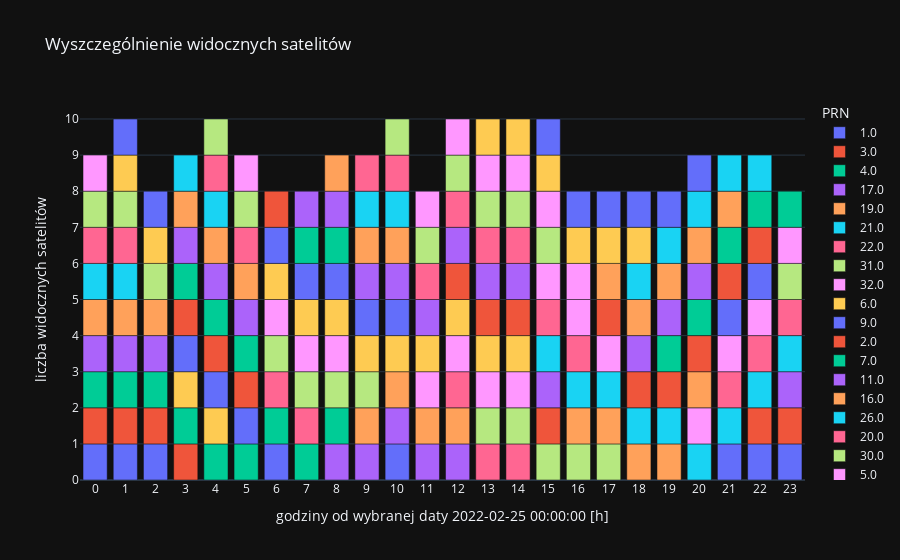

Source (notebook cell):
### Code cell
jakiedf["PRN"] = jakiedf["PRN"].astype(str)
fig = px.bar(jakiedf, x="h", y="widoczne", color="PRN", title="Wyszczególnienie widocznych satelitów", labels={'widoczne':'liczba widocznych satelitów','h':'godziny od wybranej daty ' + str(date(*DATA[0:3])) + ' ' + str(time(*DATA[3:])) + ' [h]'}, template='plotly_dark')
fig.update_layout(hovermode="closest", xaxis = dict(tickmode = 'linear', tick0=0, dtick=1), 
                  yaxis = dict(tickmode = 'linear', tick0=0, dtick=1))
fig.show()

### Figure 1 — Plotly figure (JSON) as saved in the notebook; plotly's stock layout.template omitted (floating-point values rounded to 4 significant figures)
{"data": [{"alignmentgroup": "True", "hovertemplate": "PRN=1.0<br>godziny od wybranej daty 2022-02-25 00:00:00 [h]=%{x}<br>liczba widocznych satelitów=%{y}<extra></extra>", "legendgroup": "1.0", "marker": {"color": "#636efa", "pattern": {"shape": ""}}, "name": "1.0", "offsetgroup": "1.0", "orientation": "v", "showlegend": true, "textposition": "auto", "type": "bar", "x": [0, 1, 2, 10, 21, 22, 23], "xaxis": "x", "y": [1, 1, 1, 1, 1, 1, 1], "yaxis": "y"}, {"alignmentgroup": "True", "hovertemplate": "PRN=3.0<br>godziny od wybranej daty 2022-02-25 00:00:00 [h]=%{x}<br>liczba widocznych satelitów=%{y}<extra></extra>", "legendgroup": "3.0", "marker": {"color": "#EF553B", "pattern": {"shape": ""}}, "name": "3.0", "offsetgroup": "3.0", "orientation": "v", "showlegend": true, "textposition": "auto", "type": "bar", "x": [0, 1, 2, 3, 22, 23], "xaxis": "x", "y": [1, 1, 1, 1, 1, 1], "yaxis": "y"}, {"alignmentgroup": "True", "hovertemplate": "PRN=4.0<br>godziny od wybranej daty 2022-02-25 00:00:00 [h]=%{x}<br>liczba widocznych satelitów=%{y}<extra></extra>", "legendgroup": "4.0", "marker": {"color": "#00cc96", "pattern": {"shape": ""}}, "name": "4.0", "offsetgroup": "4.0", "orientation": "v", "showlegend": true, "textposition": "auto", "type": "bar", "x": [0, 1, 2, 3, 4, 5], "xaxis": "x", "y": [1, 1, 1, 1, 1, 1], "yaxis": "y"}, {"alignmentgroup": "True", "hovertemplate": "PRN=17.0<br>godziny od wybranej daty 2022-02-25 00:00:00 [h]=%{x}<br>liczba widocznych satelitów=%{y}<extra></extra>", "legendgroup": "17.0", "marker": {"color": "#ab63fa", "pattern": {"shape": ""}}, "name": "17.0", "offsetgroup": "17.0", "orientation": "v", "showlegend": true, "textposition": "auto", "type": "bar", "x": [0, 1, 2, 8, 9, 10, 11, 12, 23], "xaxis": "x", "y": [1, 1, 1, 1, 1, 1, 1, 1, 1], "yaxis": "y"}, {"alignmentgroup": "True", "hovertemplate": "PRN=19.0<br>godziny od wybranej daty 2022-02-25 00:00:00 [h]=%{x}<br>liczba widocznych satelitów=%{y}<extra></extra>", "legendgroup": "19.0", "marker": {"color": "#FFA15A", "pattern": {"shape": ""}}, "name": "19.0", "offsetgroup": "19.0", "orientation": "v", "showlegend": true, "textposition": "auto", "type": "bar", "x": [0, 1, 2, 9, 10, 11, 12], "xaxis": "x", "y": [1, 1, 1, 1, 1, 1, 1], "yaxis": "y"}, {"alignmentgroup": "True", "hovertemplate": "PRN=21.0<br>godziny od wybranej daty 2022-02-25 00:00:00 [h]=%{x}<br>liczba widocznych satelitów=%{y}<extra></extra>", "legendgroup": "21.0", "marker": {"color": "#19d3f3", "pattern": {"shape": ""}}, "name": "21.0", "offsetgroup": "21.0", "orientation": "v", "showlegend": true, "textposition": "auto", "type": "bar", "x": [0, 1, 20, 21, 22, 23], "xaxis": "x", "y": [1, 1, 1, 1, 1, 1], "yaxis": "y"}, {"alignmentgroup": "True", "hovertemplate": "PRN=22.0<br>godziny od wybranej daty 2022-02-25 00:00:00 [h]=%{x}<br>liczba widocznych satelitów=%{y}<extra></extra>", "legendgroup": "22.0", "marker": {"color": "#FF6692", "pattern": {"shape": ""}}, "name": "22.0", "offsetgroup": "22.0", "orientation": "v", "showlegend": true, "textposition": "auto", "type": "bar", "x": [0, 1, 12, 13, 14, 21, 22, 23], "xaxis": "x", "y": [1, 1, 1, 1, 1, 1, 1, 1], "yaxis": "y"}, {"alignmentgroup": "True", "hovertemplate": "PRN=31.0<br>godziny od wybranej daty 2022-02-25 00:00:00 [h]=%{x}<br>liczba widocznych satelitów=%{y}<extra></extra>", "legendgroup": "31.0", "marker": {"color": "#B6E880", "pattern": {"shape": ""}}, "name": "31.0", "offsetgroup": "31.0", "orientation": "v", "showlegend": true, "textposition": "auto", "type": "bar", "x": [0, 1, 2, 13, 14, 15, 16, 17, 23], "xaxis": "x", "y": [1, 1, 1, 1, 1, 1, 1, 1, 1], "yaxis": "y"}, {"alignmentgroup": "True", "hovertemplate": "PRN=32.0<br>godziny od wybranej daty 2022-02-25 00:00:00 [h]=%{x}<br>liczba widocznych satelitów=%{y}<extra></extra>", "legendgroup": "32.0", "marker": {"color": "#FF97FF", "pattern": {"shape": ""}}, "name": "32.0", "offsetgroup": "32.0", "orientation": "v", "showlegend": true, "textposition": "auto", "type": "bar", "x": [0, 11, 12, 13, 14, 20, 21, 22, 23], "xaxis": "x", "y": [1, 1, 1, 1, 1, 1, 1, 1, 1], "yaxis": "y"}, {"alignmentgroup": "True", "hovertemplate": "PRN=6.0<br>godziny od wybranej daty 2022-02-25 00:00:00 [h]=%{x}<br>liczba widocznych satelitów=%{y}<extra></extra>", "legendgroup": "6.0", "marker": {"color": "#FECB52", "pattern": {"shape": ""}}, "name": "6.0", "offsetgroup": "6.0", "orientation": "v", "showlegend": true, "textposition": "auto", "type": "bar", "x": [1, 2, 3, 4, 11, 12, 13, 14], "xaxis": "x", "y": [1, 1, 1, 1, 1, 1, 1, 1], "yaxis": "y"}, {"alignmentgroup": "True", "hovertemplate": "PRN=9.0<br>godziny od wybranej daty 2022-02-25 00:00:00 [h]=%{x}<br>liczba widocznych satelitów=%{y}<extra></extra>", "legendgroup": "9.0", "marker": {"color": "#636efa", "pattern": {"shape": ""}}, "name": "9.0", "offsetgroup": "9.0", "orientation": "v", "showlegend": true, "textposition": "auto", "type": "bar", "x": [1, 2, 3, 4, 5, 6], "xaxis": "x", "y": [1, 1, 1, 1, 1, 1], "yaxis": "y"}, {"alignmentgroup": "True", "hovertemplate": "PRN=2.0<br>godziny od wybranej daty 2022-02-25 00:00:00 [h]=%{x}<br>liczba widocznych satelitów=%{y}<extra></extra>", "legendgroup": "2.0", "marker": {"color": "#EF553B", "pattern": {"shape": ""}}, "name": "2.0", "offsetgroup": "2.0", "orientation": "v", "showlegend": true, "textposition": "auto", "type": "bar", "x": [3, 4, 5, 12, 13, 14, 15], "xaxis": "x", "y": [1, 1, 1, 1, 1, 1, 1], "yaxis": "y"}, {"alignmentgroup": "True", "hovertemplate": "PRN=7.0<br>godziny od wybranej daty 2022-02-25 00:00:00 [h]=%{x}<br>liczba widocznych satelitów=%{y}<extra></extra>", "legendgroup": "7.0", "marker": {"color": "#00cc96", "pattern": {"shape": ""}}, "name": "7.0", "offsetgroup": "7.0", "orientation": "v", "showlegend": true, "textposition": "auto", "type": "bar", "x": [3, 4, 5, 6, 7, 8], "xaxis": "x", "y": [1, 1, 1, 1, 1, 1], "yaxis": "y"}, {"alignmentgroup": "True", "hovertemplate": "PRN=11.0<br>godziny od wybranej daty 2022-02-25 00:00:00 [h]=%{x}<br>liczba widocznych satelitów=%{y}<extra></extra>", "legendgroup": "11.0", "marker": {"color": "#ab63fa", "pattern": {"shape": ""}}, "name": "11.0", "offsetgroup": "11.0", "orientation": "v", "showlegend": true, "textposition": "auto", "type": "bar", "x": [3, 4, 5, 12, 13, 14, 15], "xaxis": "x", "y": [1, 1, 1, 1, 1, 1, 1], "yaxis": "y"}, {"alignmentgroup": "True", "hovertemplate": "PRN=16.0<br>godziny od wybranej daty 2022-02-25 00:00:00 [h]=%{x}<br>liczba widocznych satelitów=%{y}<extra></extra>", "legendgroup": "16.0", "marker": {"color": "#FFA15A", "pattern": {"shape": ""}}, "name": "16.0", "offsetgroup": "16.0", "orientation": "v", "showlegend": true, "textposition": "auto", "type": "bar", "x": [3, 4, 5, 16, 17, 18, 19, 20], "xaxis": "x", "y": [1, 1, 1, 1, 1, 1, 1, 1], "yaxis": "y"}, {"alignmentgroup": "True", "hovertemplate": "PRN=26.0<br>godziny od wybranej daty 2022-02-25 00:00:00 [h]=%{x}<br>liczba widocznych satelitów=%{y}<extra></extra>", "legendgroup": "26.0", "marker": {"color": "#19d3f3", "pattern": {"shape": ""}}, "name": "26.0", "offsetgroup": "26.0", "orientation": "v", "showlegend": true, "textposition": "auto", "type": "bar", "x": [3, 4, 15, 16, 17, 18, 19], "xaxis": "x", "y": [1, 1, 1, 1, 1, 1, 1], "yaxis": "y"}, {"alignmentgroup": "True", "hovertemplate": "PRN=20.0<br>godziny od wybranej daty 2022-02-25 00:00:00 [h]=%{x}<br>liczba widocznych satelitów=%{y}<extra></extra>", "legendgroup": "20.0", "marker": {"color": "#FF6692", "pattern": {"shape": ""}}, "name": "20.0", "offsetgroup": "20.0", "orientation": "v", "showlegend": true, "textposition": "auto", "type": "bar", "x": [4, 5, 6, 7, 14, 15, 16], "xaxis": "x", "y": [1, 1, 1, 1, 1, 1, 1], "yaxis": "y"}, {"alignmentgroup": "True", "hovertemplate": "PRN=30.0<br>godziny od wybranej daty 2022-02-25 00:00:00 [h]=%{x}<br>liczba widocznych satelitów=%{y}<extra></extra>", "legendgroup": "30.0", "marker": {"color": "#B6E880", "pattern": {"shape": ""}}, "name": "30.0", "offsetgroup": "30.0", "orientation": "v", "showlegend": true, "textposition": "auto", "type": "bar", "x": [4, 5, 6, 7, 8, 9], "xaxis": "x", "y": [1, 1, 1, 1, 1, 1], "yaxis": "y"}, {"alignmentgroup": "True", "hovertemplate": "PRN=5.0<br>godziny od wybranej daty 2022-02-25 00:00:00 [h]=%{x}<br>liczba widocznych satelitów=%{y}<extra></extra>", "legendgroup": "5.0", "marker": {"color": "#FF97FF", "pattern": {"shape": ""}}, "name": "5.0", "offsetgroup": "5.0", "orientation": "v", "showlegend": true, "textposition": "auto", "type": "bar", "x": [5, 6, 7, 8, 15, 16, 17], "xaxis": "x", "y": [1, 1, 1, 1, 1, 1, 1], "yaxis": "y"}, {"alignmentgroup": "True", "hovertemplate": "PRN=13.0<br>godziny od wybranej daty 2022-02-25 00:00:00 [h]=%{x}<br>liczba widocznych satelitów=%{y}<extra></extra>", "legendgroup": "13.0", "marker": {"color": "#FECB52", "pattern": {"shape": ""}}, "name": "13.0", "offsetgroup": "13.0", "orientation": "v", "showlegend": true, "textposition": "auto", "type": "bar", "x": [6, 7, 8, 9, 10], "xaxis": "x", "y": [1, 1, 1, 1, 1], "yaxis": "y"}, {"alignmentgroup": "True", "hovertemplate": "PRN=14.0<br>godziny od wybranej daty 2022-02-25 00:00:00 [h]=%{x}<br>liczba widocznych satelitów=%{y}<extra></extra>", "legendgroup": "14.0", "marker": {"color": "#636efa", "pattern": {"shape": ""}}, "name": "14.0", "offsetgroup": "14.0", "orientation": "v", "showlegend": true, "textposition": "auto", "type": "bar", "x": [6, 7, 8, 9, 10, 21, 22], "xaxis": "x", "y": [1, 1, 1, 1, 1, 1, 1], "yaxis": "y"}, {"alignmentgroup": "True", "hovertemplate": "PRN=27.0<br>godziny od wybranej daty 2022-02-25 00:00:00 [h]=%{x}<br>liczba widocznych satelitów=%{y}<extra></extra>", "legendgroup": "27.0", "marker": {"color": "#EF553B", "pattern": {"shape": ""}}, "name": "27.0", "offsetgroup": "27.0", "orientation": "v", "showlegend": true, "textposition": "auto", "type": "bar", "x": [6, 17, 18, 19, 20, 21, 22], "xaxis": "x", "y": [1, 1, 1, 1, 1, 1, 1], "yaxis": "y"}, {"alignmentgroup": "True", "hovertemplate": "PRN=8.0<br>godziny od wybranej daty 2022-02-25 00:00:00 [h]=%{x}<br>liczba widocznych satelitów=%{y}<extra></extra>", "legendgroup": "8.0", "marker": {"color": "#00cc96", "pattern": {"shape": ""}}, "name": "8.0", "offsetgroup": "8.0", "orientation": "v", "showlegend": true, "textposition": "auto", "type": "bar", "x": [7, 8, 19, 20, 21, 22, 23], "xaxis": "x", "y": [1, 1, 1, 1, 1, 1, 1], "yaxis": "y"}, {"alignmentgroup": "True", "hovertemplate": "PRN=15.0<br>godziny od wybranej daty 2022-02-25 00:00:00 [h]=%{x}<br>liczba widocznych satelitów=%{y}<extra></extra>", "legendgroup": "15.0", "marker": {"color": "#ab63fa", "pattern": {"shape": ""}}, "name": "15.0", "offsetgroup": "15.0", "orientation": "v", "showlegend": true, "textposition": "auto", "type": "bar", "x": [7, 8, 9, 10, 11, 18, 19, 20], "xaxis": "x", "y": [1, 1, 1, 1, 1, 1, 1, 1], "yaxis": "y"}, {"alignmentgroup": "True", "hovertemplate": "PRN=23.0<br>godziny od wybranej daty 2022-02-25 00:00:00 [h]=%{x}<br>liczba widocznych satelitów=%{y}<extra></extra>", "legendgroup": "23.0", "marker": {"color": "#FFA15A", "pattern": {"shape": ""}}, "name": "23.0", "offsetgroup": "23.0", "orientation": "v", "showlegend": true, "textposition": "auto", "type": "bar", "x": [8, 9, 10, 17, 18, 19, 20, 21], "xaxis": "x", "y": [1, 1, 1, 1, 1, 1, 1, 1], "yaxis": "y"}, {"alignmentgroup": "True", "hovertemplate": "PRN=10.0<br>godziny od wybranej daty 2022-02-25 00:00:00 [h]=%{x}<br>liczba widocznych satelitów=%{y}<extra></extra>", "legendgroup": "10.0", "marker": {"color": "#19d3f3", "pattern": {"shape": ""}}, "name": "10.0", "offsetgroup": "10.0", "orientation": "v", "showlegend": true, "textposition": "auto", "type": "bar", "x": [9, 10, 18, 19, 20, 21, 22], "xaxis": "x", "y": [1, 1, 1, 1, 1, 1, 1], "yaxis": "y"}, {"alignmentgroup": "True", "hovertemplate": "PRN=24.0<br>godziny od wybranej daty 2022-02-25 00:00:00 [h]=%{x}<br>liczba widocznych satelitów=%{y}<extra></extra>", "legendgroup": "24.0", "marker": {"color": "#FF6692", "pattern": {"shape": ""}}, "name": "24.0", "offsetgroup": "24.0", "orientation": "v", "showlegend": true, "textposition": "auto", "type": "bar", "x": [9, 10, 11, 12, 13], "xaxis": "x", "y": [1, 1, 1, 1, 1], "yaxis": "y"}, {"alignmentgroup": "True", "hovertemplate": "PRN=12.0<br>godziny od wybranej daty 2022-02-25 00:00:00 [h]=%{x}<br>liczba widocznych satelitów=%{y}<extra></extra>", "legendgroup": "12.0", "marker": {"color": "#B6E880", "pattern": {"shape": ""}}, "name": "12.0", "offsetgroup": "12.0", "orientation": "v", "showlegend": true, "textposition": "auto", "type": "bar", "x": [10, 11, 12, 13, 14, 15], "xaxis": "x", "y": [1, 1, 1, 1, 1, 1], "yaxis": "y"}, {"alignmentgroup": "True", "hovertemplate": "PRN=25.0<br>godziny od wybranej daty 2022-02-25 00:00:00 [h]=%{x}<br>liczba widocznych satelitów=%{y}<extra></extra>", "legendgroup": "25.0", "marker": {"color": "#FF97FF", "pattern": {"shape": ""}}, "name": "25.0", "offsetgroup": "25.0", "orientation": "v", "showlegend": true, "textposition": "auto", "type": "bar", "x": [11, 12, 13, 14, 15, 16], "xaxis": "x", "y": [1, 1, 1, 1, 1, 1], "yaxis": "y"}, {"alignmentgroup": "True", "hovertemplate": "PRN=29.0<br>godziny od wybranej daty 2022-02-25 00:00:00 [h]=%{x}<br>liczba widocznych satelitów=%{y}<extra></extra>", "legendgroup": "29.0", "marker": {"color": "#FECB52", "pattern": {"shape": ""}}, "name": "29.0", "offsetgroup": "29.0", "orientation": "v", "showlegend": true, "textposition": "auto", "type": "bar", "x": [13, 14, 15, 16, 17, 18], "xaxis": "x", "y": [1, 1, 1, 1, 1, 1], "yaxis": "y"}, {"alignmentgroup": "True", "hovertemplate": "PRN=18.0<br>godziny od wybranej daty 2022-02-25 00:00:00 [h]=%{x}<br>liczba widocznych satelitów=%{y}<extra></extra>", "legendgroup": "18.0", "marker": {"color": "#636efa", "pattern": {"shape": ""}}, "name": "18.0", "offsetgroup": "18.0", "orientation": "v", "showlegend": true, "textposition": "auto", "type": "bar", "x": [15, 16, 17, 18, 19, 20], "xaxis": "x", "y": [1, 1, 1, 1, 1, 1], "yaxis": "y"}], "layout": {"barmode": "relative", "hovermode": "closest", "legend": {"title": {"text": "PRN"}, "tracegroupgap": 0}, "title": {"text": "Wyszczególnienie widocznych satelitów"}, "xaxis": {"anchor": "y", "domain": [0, 1], "dtick": 1, "tick0": 0, "tickmode": "linear", "title": {"text": "godziny od wybranej daty 2022-02-25 00:00:00 [h]"}}, "yaxis": {"anchor": "x", "domain": [0, 1], "dtick": 1, "tick0": 0, "tickmode": "linear", "title": {"text": "liczba widocznych satelitów"}}}}
